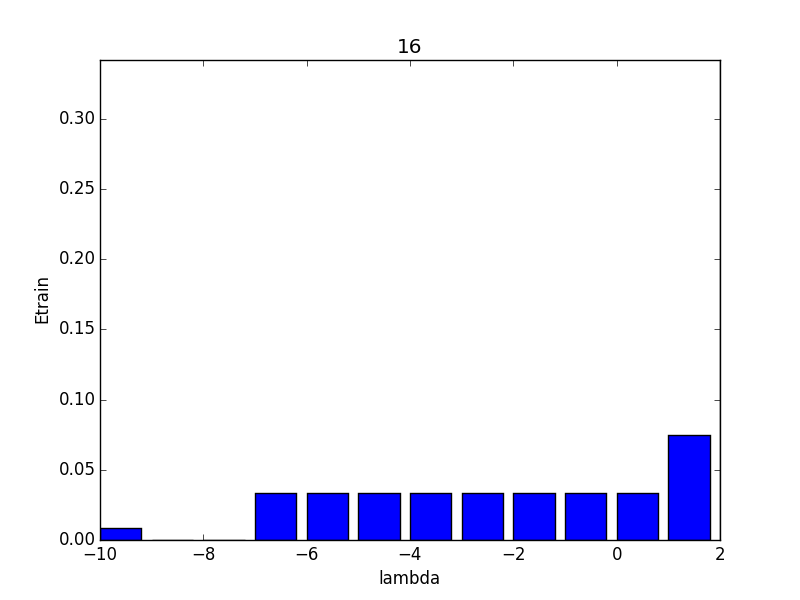

Python code for this plot:
import numpy as np
import pylab as pl

'''train data'''
X_train = []
Y_train = []
with open("hw4_train.dat") as f:
    for line in f:
        '''X_train'''
        x = line.split()[:-1]
        tmp = [1.0]
        for a in x:
            # print a
            tmp.append(float(a))
        X_train.append(tmp)

        '''Y_train'''
        Y_train.append(float(line.split()[-1]))
X_train = np.array(X_train)
Y_train = np.array(Y_train)
print 'X_train.shape: ',X_train.shape
print 'Y_train.shape: ',Y_train.shape

'''test data'''
X_test = []
Y_test = []
with open("hw4_test.dat") as f:
    for line in f:
        '''X_test'''
        x = line.split()[:-1]
        tmp = [1.0]
        for a in x:
            # print a
            tmp.append(float(a))
        X_test.append(tmp)

        '''Y_test'''
        Y_test.append(float(line.split()[-1]))
X_test = np.array(X_test)
Y_test = np.array(Y_test)
print 'X_test.shape: ',X_test.shape
print 'Y_test.shape: ',Y_test.shape

def calculate_Error(W, X, y):
    scores = np.dot(W, X.transpose())
    predicts = np.where(scores>=0,1.0,-1.0)
    E = sum(predicts!=y)
    return (E*1.0) / float(predicts.shape[0])

def W_rigde_regression(X,y,lam):
    Z_v = np.linalg.inv(np.dot(X.transpose(),X)+lam*np.eye(X.shape[1]))
    return  np.dot(np.dot(Z_v,X.transpose()),y)

lam_set = [ i for i in range(2,-11,-1) ]

min_Etrain = 1
min_Eval = 1
min_Eout = 1
target_lambda = 2
split = 120

dic_16 = {}
for lam in lam_set:
    W = W_rigde_regression(X_train[:split], Y_train[:split], pow(10, lam))
    Etrain = calculate_Error(W, X_train[:split], Y_train[:split])
    Eval = calculate_Error(W, X_train[split:], Y_train[split:])
    Eout = calculate_Error(W, X_test, Y_test)

    dic_16[lam] = Etrain
    print 'lam: ',lam
    print 'Etrain: ',Etrain
    print 'Eval: ',Eval
    print 'Eout: ',Eout
    print '======================'
    if Etrain < min_Etrain:
        target_lambda = lam
        min_Etrain = Etrain
        # min_Eval = Eval
        # min_Eout = Eout
print 'best'
print 'ans lambda: ',target_lambda
print 'min Etrain: ',min_Etrain
W = W_rigde_regression(X_train[:split], Y_train[:split],pow(10, target_lambda))
Eout = calculate_Error(W, X_test, Y_test)
print 'Eout for g_lambda: ',Eout

pl.bar(dic_16.keys(),dic_16.values())
pl.xlim([min(dic_16.keys()), max(dic_16.keys())])
pl.ylim(0, (max(dic_16.values())))
pl.xlabel('lambda')
pl.ylabel('Etrain')
pl.title('16')
pl.savefig('16')
